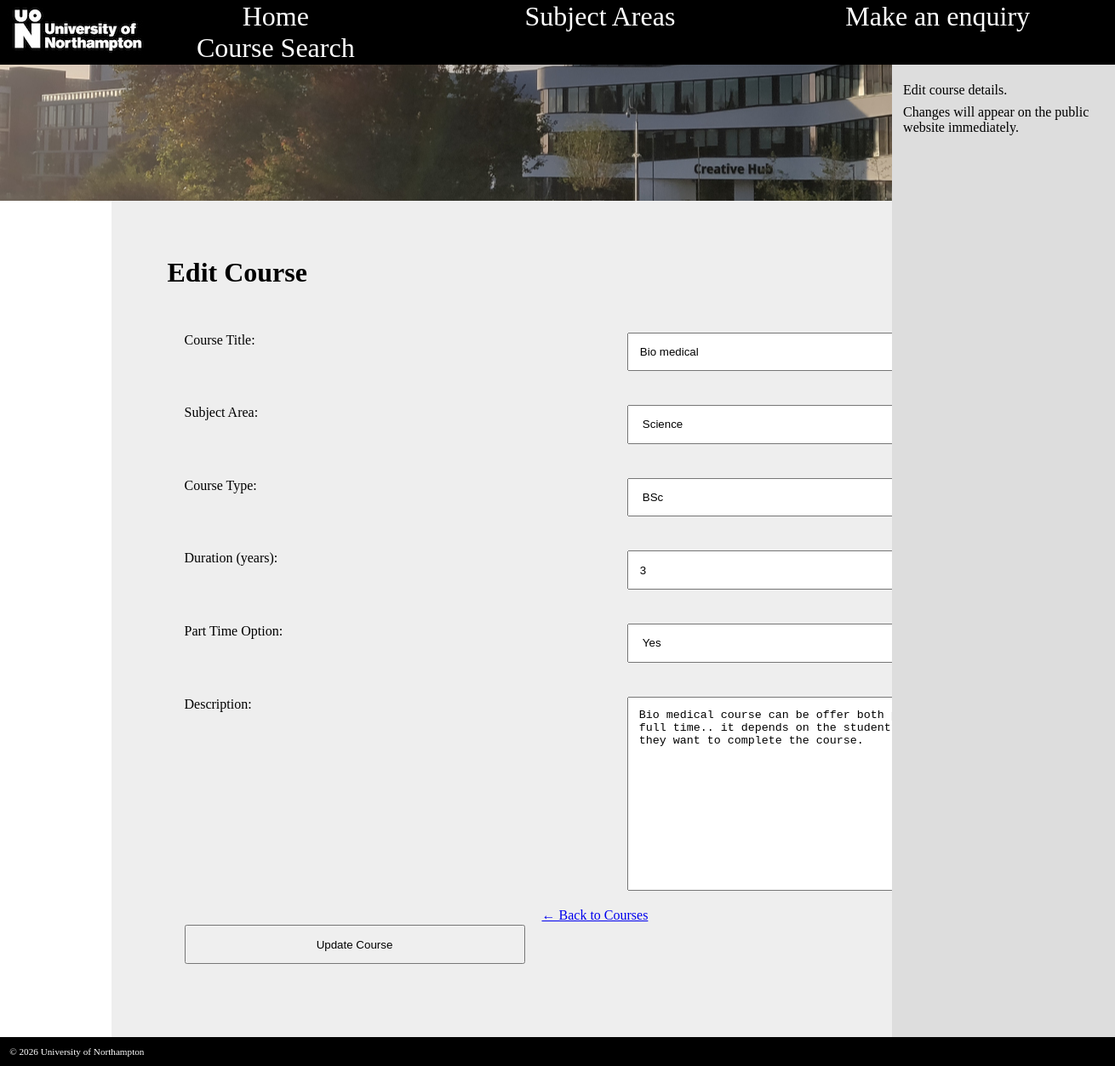
/default/public/admin/editcourse.php?id=3 (signed in), run on the app's committed database.
### tables this page shows
CREATE TABLE `courses` (
  `id` int(11) NOT NULL AUTO_INCREMENT,
  `subject_area_id` int(11) DEFAULT NULL,
  `title` varchar(200) NOT NULL,
  `type` varchar(10) NOT NULL,
  `duration_years` int(11) NOT NULL,
  `description` text NOT NULL,
  `created_at` timestamp NULL DEFAULT current_timestamp(),
  `part_time` tinyint(1) DEFAULT 0,
  PRIMARY KEY (`id`),
  KEY `subject_area_id` (`subject_area_id`),
  CONSTRAINT `courses_ibfk_1` FOREIGN KEY (`subject_area_id`) REFERENCES `subject_areas` (`id`) ON DELETE SET NULL
);

CREATE TABLE `subject_areas` (
  `id` int(11) NOT NULL AUTO_INCREMENT,
  `name` varchar(100) NOT NULL,
  `slug` varchar(100) NOT NULL,
  `created_at` timestamp NULL DEFAULT current_timestamp(),
  PRIMARY KEY (`id`)
);

### default/public/admin/editcourse.php (the view, shortened to what this page needs)
<?php
require_once '../includes/database.php';
$course_id = $_GET['id'] ?? 0;
$stmt = $pdo->prepare('SELECT * FROM courses WHERE id = :id');
$stmt->execute(['id' => $course_id]);
$course = $stmt->fetch();
$subjectStmt = $pdo->prepare('SELECT * FROM subject_areas ORDER BY name');
$subjectStmt->execute();
$subjectAreas = $subjectStmt->fetchAll();
?>
<!doctype html>
<html>
<head>
    <link rel="stylesheet" href="../uon.css" />
</head>
<body>
    <header>
        <img src="../logo.jpg" alt="logo" />
        <ul>
            <li><a href="../index.php">Home</a></li>
            <li>Subject Areas
                    <?php
                    $navStmt = $pdo->prepare('SELECT * FROM subject_areas ORDER BY name');
                    $navStmt->execute();
                    $nav_subjects = $navStmt->fetchAll();
                    ?>
            </li>
            <li><a href="../enquiry.php">Make an enquiry</a></li>
            <li><a href="../search.php">Course Search</a></li>
        </ul>
    </header>
    <section></section>
    <main>
        <h1>Edit Course</h1>
        <form action="" method="POST">
            <label>Course Title:</label>
            <input type="text" name="title" value="<?php echo htmlspecialchars($course['title']); ?>" required />
            <label>Subject Area:</label>
            <select name="subject_area_id" required>
                <?php foreach ($subjectAreas as $area): ?>
                <option value="<?php echo $area['id']; ?>"
                    <?php echo ($area['id'] == $course['subject_area_id']) ? 'selected' : ''; ?>>
                    <?php echo htmlspecialchars($area['name']); ?>
                </option>
                <?php endforeach; ?>
            </select>
            <label>Course Type:</label>
            <select name="type" required>
                <option value="BSc" <?php echo ($course['type'] == 'BSc') ? 'selected' : ''; ?>>BSc</option>
            </select>
            <label>Duration (years):</label>
            <input type="number" name="duration_years" min="1" max="5"
                   value="<?php echo $course['duration_years']; ?>" required />
            <label>Part Time Option:</label>
            <select name="part_time">
                <option value="1" <?php echo ($course['part_time'] == 1) ? 'selected' : ''; ?>>Yes</option>
            </select>
            <label>Description:</label>
            <textarea name="description" rows="5" required><?php echo htmlspecialchars($course['description']); ?></textarea>
            <input type="submit" name="submit" value="Update Course" />
            <a href="courses.php">Cancel</a>
        </form>
        <p><a href="courses.php">← Back to Courses</a></p>
    </main>
    <aside>
        <p>Edit course details.</p>
        <p>Changes will appear on the public website immediately.</p>
    </aside>
    <footer>
        &copy; <?php echo date('Y'); ?> University of Northampton
    </footer>
</body>
</html>

### default/public/uon.css (style rules this page uses)
* { margin: 0; padding: 0; }
body { background-color: white; font-family: 'Oxygen-Regular'; display: grid; grid-template-columns: 10% 70% 20%; grid-template-rows: auto; grid-template-areas: "header header header" "img img aside" ". main aside" "footer footer footer"; }
body > section { grid-area: img; height: 20vh; background-image: url(uni.jpg); background-position: center center; }
header a { color: white; text-decoration: none; }
main { min-height: 20vh; grid-area: main; padding: 5vw; background-color: #eee; }
header { background-color: black; grid-area: header; }
aside { background-color: #ddd; min-height: 20px; grid-area: aside; padding: 1vw; }
footer { color: white; padding: 1em; background-color: black; font-size: 0.7em; grid-area: footer; }
header { display: grid; grid-template-columns: 10% 90%; }
header ul { align-self: center; display: grid; grid-template-columns: auto auto auto; grid-template-rows: auto; color: white; list-style-type: none; }
header > ul > li { font-size: 2em; cursor: pointer; text-align: center; }
h1 { font-weight: bold; margin-bottom: 1em; }
p { margin-top: 0.5em; margin-bottom: 0.5em; }
form { display: block; width: 70em }
form input, form select { padding: 1em }
form textarea { height: 15em; padding: 1em }
form input, form label, form select, form textarea { float: left; width: 30em; margin: 20px }
form label { clear: left }

### data on the page
courses: title "Bio medical", subject_area_id "Science", type "BSc", duration_years "3", part_time "Yes", description "Bio medical course can be offer both part time and full time.. it depends on the student that how they want to complete the course."
